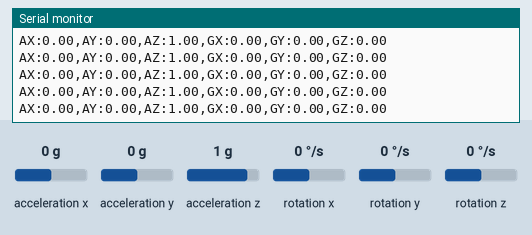
Recording of a sketch running on a simulated Arduino Uno, built with avr-gcc and run on an emulated ATmega328P. Shown: the last lines printed to the serial monitor. Wiring (inferred from the names in the program): MPU-6050 motion sensor at I2C address 0x68. The inputs (shaded band) are chosen by the test bench; at power-on: acceleration x 0 g, rotation x 0 °/s, acceleration y 0 g, rotation y 0 °/s, acceleration z 1 g, rotation z 0 °/s.

Above: at 2.2 s.
2.3 s: acceleration x set to -1.4 g
At 2.31 s:
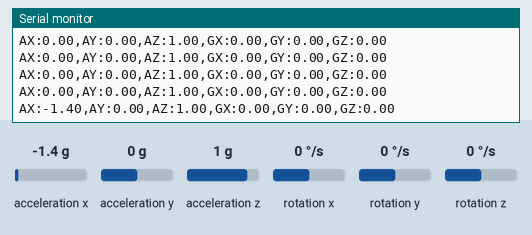
5.3 s: rotation x set to 100 °/s
At 5.35 s:
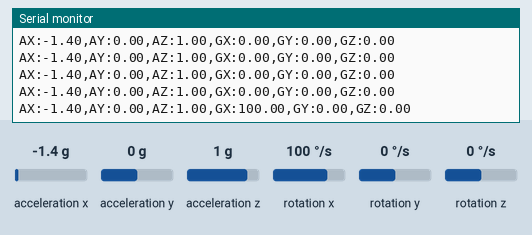
8.3 s: acceleration y set to -1.4 g
At 8.33 s:
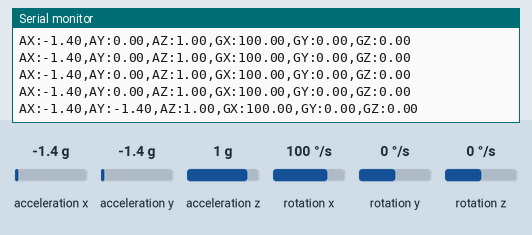
11.3 s: rotation y set to -192 °/s
At 11.42 s:
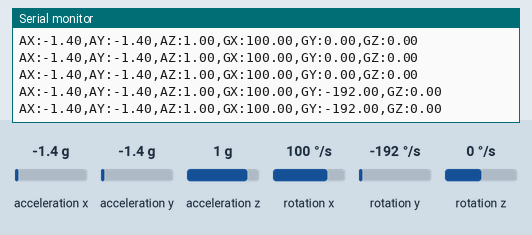
14.3 s: acceleration z set to -1.4 g
At 14.33 s:
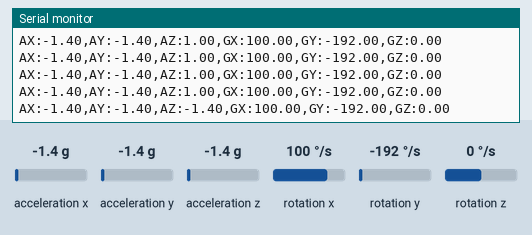
17.3 s: rotation z set to -192 °/s
At 17.41 s:
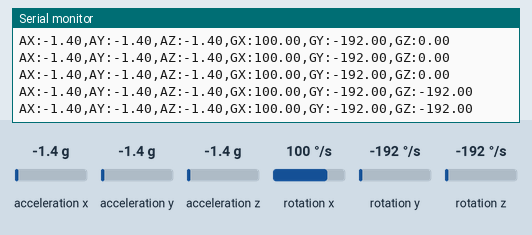

Measured:
- after the input at 2.3 s, the serial monitor: prints a new line at once (image 1)
- after the input at 5.3 s, the serial monitor: prints a new line at once (image 2)
- after the input at 8.3 s, the serial monitor: prints a new line at once (image 3)
- after the input at 11.3 s, the serial monitor: prints a new line after 0.05 s (image 4)
- after the input at 14.3 s, the serial monitor: prints a new line at once (image 5)
- after the input at 17.3 s, the serial monitor: prints a new line at once (image 6)

The sketch:

arduino_mpu6050.ino
```cpp
/*
 * Código Arduino para MPU6050
 * Conectar:
 * VCC -> 5V o 3.3V
 * GND -> GND
 * SCL -> A5 (Pin analógico 5)
 * SDA -> A4 (Pin analógico 4)
 */

#include <Wire.h>

const int MPU = 0x68; // Dirección I2C del MPU6050

// Variables para almacenar los datos
int16_t AcX, AcY, AcZ, Tmp, GyX, GyY, GyZ;

void setup() {
  Serial.begin(9600);
  Wire.begin();
  Wire.beginTransmission(MPU);
  Wire.write(0x6B);  // Registro PWR_MGMT_1
  Wire.write(0);     // Establecer a cero (despertar el MPU6050)
  Wire.endTransmission(true);

  Serial.println("MPU6050 Inicializado");
  delay(1000);
}

void loop() {
  // Leer datos del acelerómetro y giroscopio
  Wire.beginTransmission(MPU);
  Wire.write(0x3B);  // Comenzar con el registro 0x3B (ACCEL_XOUT_H)
  Wire.endTransmission(false);
  Wire.requestFrom(MPU, 14, true); // Solicitar un total de 14 registros

  // Leer los datos
  AcX = Wire.read() << 8 | Wire.read(); // 0x3B (ACCEL_XOUT_H) & 0x3C (ACCEL_XOUT_L)
  AcY = Wire.read() << 8 | Wire.read(); // 0x3D (ACCEL_YOUT_H) & 0x3E (ACCEL_YOUT_L)
  AcZ = Wire.read() << 8 | Wire.read(); // 0x3F (ACCEL_ZOUT_H) & 0x40 (ACCEL_ZOUT_L)
  Tmp = Wire.read() << 8 | Wire.read(); // 0x41 (TEMP_OUT_H) & 0x42 (TEMP_OUT_L)
  GyX = Wire.read() << 8 | Wire.read(); // 0x43 (GYRO_XOUT_H) & 0x44 (GYRO_XOUT_L)
  GyY = Wire.read() << 8 | Wire.read(); // 0x45 (GYRO_YOUT_H) & 0x46 (GYRO_YOUT_L)
  GyZ = Wire.read() << 8 | Wire.read(); // 0x47 (GYRO_ZOUT_H) & 0x48 (GYRO_ZOUT_L)

  // Convertir los datos crudos a unidades físicas
  float accel_x = AcX / 16384.0; // ±2g
  float accel_y = AcY / 16384.0;
  float accel_z = AcZ / 16384.0;

  float gyro_x = GyX / 131.0; // ±250°/s
  float gyro_y = GyY / 131.0;
  float gyro_z = GyZ / 131.0;

  // Enviar datos en formato que Python puede parsear
  Serial.print("AX:");
  Serial.print(accel_x);
  Serial.print(",AY:");
  Serial.print(accel_y);
  Serial.print(",AZ:");
  Serial.print(accel_z);
  Serial.print(",GX:");
  Serial.print(gyro_x);
  Serial.print(",GY:");
  Serial.print(gyro_y);
  Serial.print(",GZ:");
  Serial.println(gyro_z);

  delay(50); // Enviar datos cada 50ms (20Hz)
}
```
